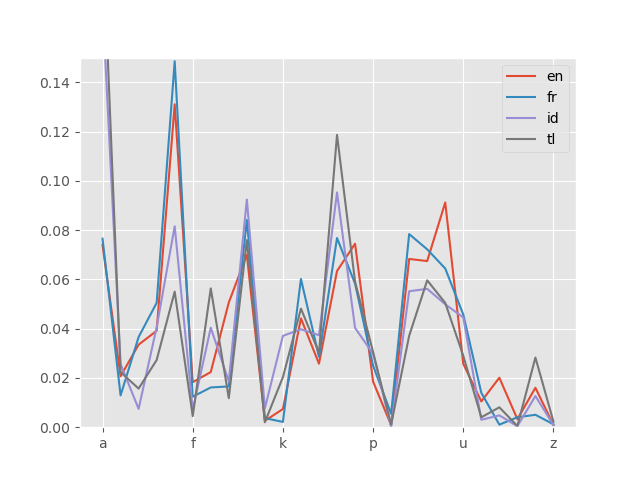

Source code (Python):
# 모듈로딩 --------------------------------------------------
import matplotlib.pyplot as plt
import pandas as pd
import json
import os.path

# 데이터 변수 선언 --------------------------------------------
DEBUG = True
LANG_CSV= '../DATA/LANG/'

# 언어데이터 파일 생성 ----------------------------------------
if not os.path.exists(LANG_CSV): os.mkdir(LANG_CSV)

# (1) 알파벳 출현 빈도 데이터 수집
with open("../DATA/LANG/freq.json", mode="r", encoding="utf-8") as fp:
    freq = json.load(fp)            # JSON 문자열 데이터 읽어서 리스트 또는 딕셔너리 결과 반환
    if DEBUG: print('freq ===={}\n{}'.format(type(freq), len(freq)))

# (2) 데이터 분석 => 언어마다 계산
lang_dic = {}
if DEBUG:
    print('freq[0]["labels"] = {}'.format(freq[0]["labels"]))
    print('freq[1]["labels"]= {}'.format(freq[1]["labels"]))

for i, lbl in enumerate(freq[0]["labels"]):
    if DEBUG: print('i = {}\t lbl = {}'.format(i, lbl))

    fq = freq[0]["freqs"][i]    # 트레인 용 데이터 추출
    if not (lbl in lang_dic):   # 레이블 언어 데이터 채우기
        lang_dic[lbl] = fq
        continue
    for idx, v in enumerate(fq):                            # 언어별 알파벳 26개 빈도 값 채우기
        lang_dic[lbl][idx] = (lang_dic[lbl][idx] + v) / 2   # 0~1사이 값으로 범위 한정

# (3) Plot을 그리기 위해서 DataFrame에 데이터 넣기
asclist = [[chr(n) for n in range(97,97+26)]]   # 'a' => code value 97
df = pd.DataFrame(lang_dic, index=asclist)

# (4) 그래프 그리기
# ggplot -> grammar of graphics plot
plt.style.use('ggplot')
df.plot(kind="bar", subplots=True, ylim=(0,0.15))
df.plot(kind='line', ylim=(0,0.15))
plt.savefig("lang-plot.png")
plt.show()


